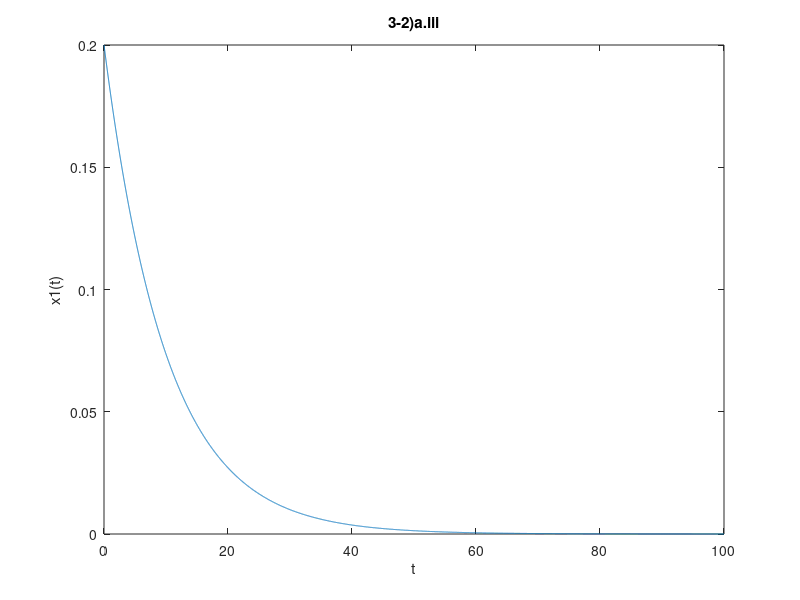
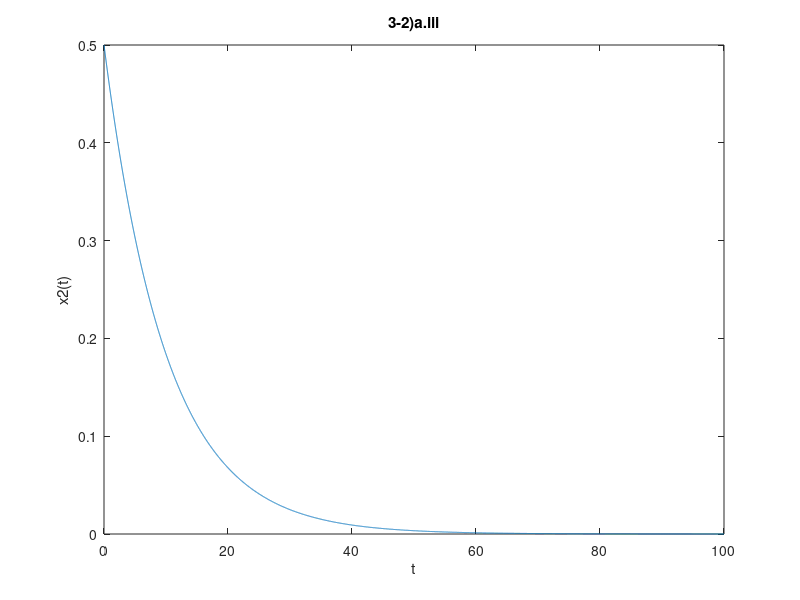
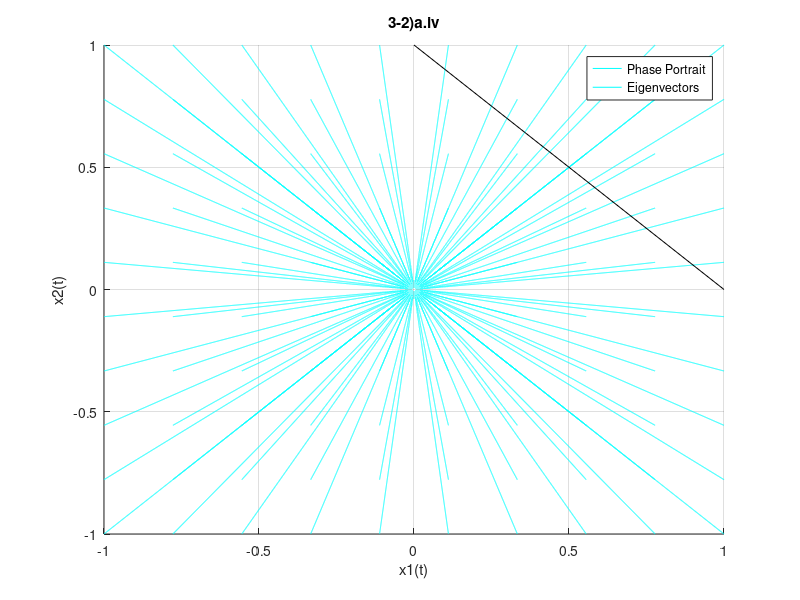
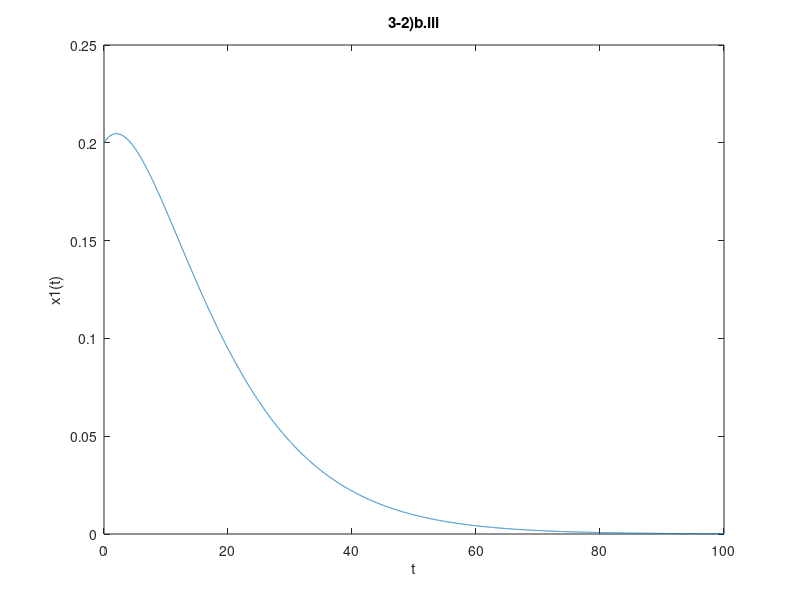

Write MATLAB code to recreate these figures, in order. (Note: this script raises an error after producing the figures.)
% Sukhjit Kaur
%% ME564 HW3
close all;
clc;
%% Problem 3-2
ic = [0.2;0.5];
t = 0:0.01:100;
a = -0.1;
epsilon = 0.05;
%% a)
Aa = [a 0; 0 a];
%% 
% i) - There is only one distinct eigenvalue of -0.1.
[Va, Da] = eig(Aa);
eigAa = diag(Da)

%% 
% ii) - These are parallel which indicates symmetry of the system's
% solutions. The system has one direction of trajectory, where all the
% solutions decay along the same path. 
vecAa = Va;
%% 
% iii)
[ta,ya] = ode45(@(t,y)Aa*y,t,ic);
x1a = ya(:,1);
x2a = ya(:,2);
plot(ta,x1a)
xlabel('t')
ylabel('x1(t)')
title('3-2)a.iii')
figure
plot(ta,x2a)
xlabel('t')
ylabel('x2(t)')
title('3-2)a.iii')
%% 
% iv) 
x_values = linspace (-1, 1, 10);
y_values = linspace (-1, 1, 10);
[X,Y] = meshgrid(x_values, y_values);
initial_conditions = [X(:),Y(:)];

figure;
hold on
for i = 1:size(initial_conditions,1)
    y0 = initial_conditions(i,:);
    [t,y] = ode45(@(t,y)Aa*y,t,y0);
plot(y(:,1),y(:,2),'color', 'c')
end
xlabel('x1(t)')
ylabel('x2(t)')
title('3-2)a.iv')
grid on

% eigenvectors are purely real, plot on same axis

plot(vecAa(:,1),vecAa(:,2),'Color','k')
legend('Phase Portrait','Eigenvectors')

hold off

%% 
% v) The system is a sink (node). 
%% 
% vi) The eigenvalues are all real and negative, so the system is a stable
%     sink. 

%% b)
Ab = [a epsilon; 0 a];
%% 
% i) - There is one distinct eigenvalue of -0.1
[Vb, Db] = eig(Ab);
eigAb = diag(Db)
%% 
% ii) These are parallel which indicates symmetry of the system's
% solutions. The system has one direction of trajectory, where all the
% solutions decay along the same path. 
vecAb = Vb
%% 
% iii)
[tb,yb] = ode45(@(t,y)Ab*y,t,ic);
x1b = yb(:,1);
x2b = yb(:,2);
figure
plot(tb,x1b)
xlabel('t')
ylabel('x1(t)')
title('3-2)b.iii')
figure
plot(tb,x2b)
xlabel('t')
ylabel('x2(t)')
title('3-2)b.iii')
%% 
% iv) 
x_values = linspace (-1, 1, 10);
y_values = linspace (-1, 1, 10);
[X,Y] = meshgrid(x_values, y_values);
initial_conditions = [X(:),Y(:)];

figure;
hold on
for i = 1:size(initial_conditions,1)
    y0 = initial_conditions(i,:);
    [t,y] = ode45(@(t,y)Ab*y,t,y0);
plot(y(:,1),y(:,2),'color','m')
end
xlabel('x1(t)')
ylabel('x2(t)')
title('3-2)b.iv')
grid on
% eigenvectors are purely real, plot on same axis

plot(vecAb(:,1),vecAb(:,2),'Color','k')
legend('Phase Portrait','Eigenvectors')

hold off
%% 
% v) The system is a sink (node). 
%% 
% vi) The eigenvalues are all real and negative, so the system is a stable
%    sink.

%% c)
Ac = [a epsilon; -epsilon a];
%%
% i) - There are two distinct eigenvalues.
[Vc, Dc] = eig(Ac);
eigAc = diag(Dc)
%% 
% ii) - These are not purely real.
vecAc = Vc
%% 
% iii)
[tc,yc] = ode45(@(t,y)Ac*y,t,ic);
x1c = yc(:,1);
x2c = yc(:,2);
figure
plot(tc,x1c)
xlabel('t')
ylabel('x1(t)')
title('3-2)c.iii')
figure
plot(tc,x2c)
xlabel('t')
ylabel('x2(t)')
title('3-2)c.iii')
%% 
% iv) 
x_values = linspace (-1, 1, 10);
y_values = linspace (-1, 1, 10);
[X,Y] = meshgrid(x_values, y_values);
initial_conditions = [X(:),Y(:)];

figure;
hold on
for i = 1:size(initial_conditions,1)
    y0 = initial_conditions(i,:);
    [t,y] = ode45(@(t,y)Ac*y,t,y0);
plot(y(:,1),y(:,2),'Color','b')
end
xlabel('x1(t)')
ylabel('x2(t)')
title('3-2)c.iv')
grid on
hold off
%% 
% v) The system is a spiral.
%% 
% vi) The eigenvalues are complex with a negative real part, the system is
%    stable spiral. 

%% d)
Ad = [0 a; -a 0];
%% 
% i) - There are two distinct eigenvalues.
[Vd, Dd] = eig(Ad);
eigAd = diag(Dd)
%% 
% ii) - The eigenvectors are purely imaginary. 
vecAd = Vd;
%% 
% iii)
[td,yd] = ode45(@(t,y)Ad*y,t,ic);
x1d = yd(:,1);
x2d = yd(:,2);
figure
plot(td,x1d)
xlabel('t')
ylabel('x1(t)')
title('3-2d).iii')
figure
plot(td,x2d)
xlabel('t')
ylabel('x2(t)')
title('3-2d).iii')
%% 
% iv) 
x_values = linspace (-1, 1, 10);
y_values = linspace (-1, 1, 10);
[X,Y] = meshgrid(x_values, y_values);
initial_conditions = [X(:),Y(:)];

figure;
hold on
for i = 1:size(initial_conditions,1)
    y0 = initial_conditions(i,:);
    [t,y] = ode45(@(t,y)Ad*y,t,y0);
plot(y(:,1),y(:,2),'color','g')
end
xlabel('x1(t)')
ylabel('x2(t)')
title('3-2)d.iv')
grid on
hold off
%% 
% v) The system is a center.
%% 
% vi) The eigenavalues are entirely imaginary, so it is unstable. No there
%    are no trajectories that will decay to (0,0), the center is centered
%    around (0,0) and no path will decay to the origin, since all paths
%    surround the origin.

%% e)
Ae = [a 0; 0 -a];
%% 
% i) - There is one distinct eigenvalue
[Ve, De] = eig(Ae);
eigAe = diag(De)
%% 
% ii) - These are parallel which indicates symmetry of the system's
% solutions. The system has one direction of trajectory, so all solutions
% will evolve the same way/path. This could point to the stable or unstable
% manifold of the saddle point.
vecAe = Ve
%% 
% iii)
[te,ye] = ode45(@(t,y)Ae*y,t,ic);
x1e = ye(:,1);
x2e = ye(:,2);
figure
plot(te,x1e)
xlabel('t')
ylabel('x1(t)')
title('3-2)e.iii')
figure
plot(te,x2e)
xlabel('t')
ylabel('x2(t)')
title('3-2)e.iii')
%% 
% iv) 
x_values = linspace (-1, 1, 10);
y_values = linspace (-1, 1, 10);
[X,Y] = meshgrid(x_values, y_values);
initial_conditions = [X(:),Y(:)];

figure;
hold on
for i = 1:size(initial_conditions,1)
    y0 = initial_conditions(i,:);
    [t,y] = ode45(@(t,y)Ae*y,t,y0);
plot(y(:,1),y(:,2),'Color','r')
end
xlabel('x1(t)')
ylabel('x2(t)')
title('3-2)e.iv')
grid on
% eigenvectors are purely real, plot on same axis
plot(vecAe(:,1),vecAe(:,2),'Color','k')
legend('Phase Portrait','Eigenvectors')
hold off
%% 
% v) The system is a saddle point. 
%% 
% vi) The eigenvalues are real and of opposite signs, the system is unstable
%      saddle. Yes the eigenvector trajectory decays to (0,0). 

%% Problem 3-3

%% a)
% ii. Solve numerically and plot numerical and analytical solution x(t),
%      include legend and label axes 
%      x''+ 6x'+ 5x = 0

A3 = [ 0 1; -5 -6];
t = 0:0.01:100;
x0 = 2;
v0 = -6;
[t3,y3] = ode45(@(t,y) Ae*y, t, [x0 v0]);
x_ana = exp(-t)+exp(-5*t);
figure
plot(t3,y3(:,1))
hold
plot(t3,x_ana)
xlabel('t')
ylabel('x(t)')
legend('Numerical','Analytical')
title('3-3)a.ii')

%% b)
% ii. x'' + 6x' + 5x = 3e^-2t

[t3b,y3b] = ode45(@rhs, t, [x0 v0]);
x_ana_b = (7/4)*exp(-t)+(5/4)*exp(-5*t)-exp(-2*t);
figure
plot(t3,y3(:,1))
hold
plot(t3,x_ana_b)
xlabel('t')
ylabel('x(t)')
legend('Numerical','Analytical')
title('3-3)b.ii')

function dxdt = rhs(t,x)
          dxdt_1 = x(2);
          dxdt_2 = -6*x(2) - 5*x(1) + 3*exp(-2*t); 
          dxdt=[dxdt_1; dxdt_2];
end